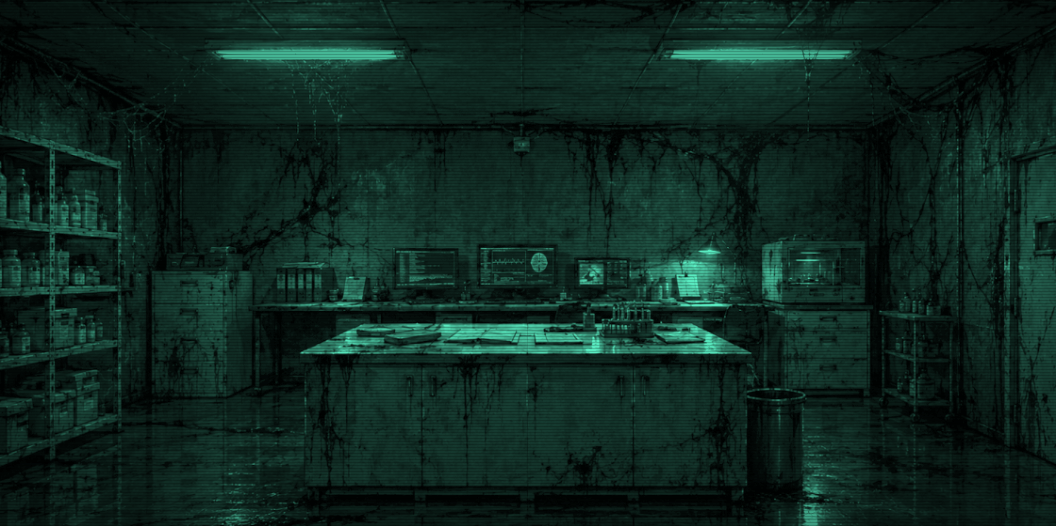
#> input picture cormant/assets/fondos/cam_1_macabro.png, 1056 x 526 px
$ python -i importar_macabros.py   (imports and definitions only)   (older library calls are emulated)
#> lines starting #> are read from the running program, lines starting #| are printed output that depends on the picture
#> further down, picture is the input picture: shape (526, 1056, 3); mean B, G, R 31.7, 38.9, 14.2
"""Importa los fondos «macabros» (los que se muestran mientras hay una anomalía) y los dos cuadros del laboratorio.

Uso:  python3 importar_macabros.py CARPETA_ORIGINALES [CARPETA_ASSETS]
CARPETA_ORIGINALES (PNG 1672x941; los cuadros, 1376x768):
  recepcion, recepcion_reverso, laboratorio, ventana_recepcion, oficina, pasillo_secreto, vigilancia (.png)
  cuadro, cuadro_macabro (.jpg o .png)
Genera:
  assets/fondos/<sala>_macabro.png (1280x720) y assets/fondos/cam_1_macabro.png (laboratorio macabro con el filtro verde de la CAM 1)
  assets/sprites/cuadro.png y cuadro_macabro.png (los dos cuadros, con la paleta del juego y un marco)
Retoques:
  1. Alinea cada fondo con el original de la sala (misma posición de puertas, mostradores y monitores): perfil vertical de
     desplazamientos con flujo óptico, para que al pasar a la versión macabra la sala no «salte» y las zonas clicables sigan valiendo.
  2. Gradúa el color al de la sala normal: ajusta el brillo medio y desplaza los tonos neutros hacia el gris frío del juego;
     la sangre y los colores saturados no se tocan.
  3. Vigilancia: repinta los tres monitores con los feeds del juego y los rótulos CAM 01 / CAM 02 / CAM 03 (la imagen traía CAM 01 / 03 / 04).
  4. Cuadros: pasa la pintura a la paleta fría y apagada del laboratorio y le pone marco.
Después, `python3 fondos_apagon.py` genera las versiones de apagón (<sala>_macabro_apagon.png).
Requiere Pillow, numpy, scipy y opencv-python."""
import sys, os
import numpy as np, cv2
from scipy.ndimage import gaussian_filter1d

sys.path.insert(0, os.path.dirname(os.path.abspath(__file__)))
import importar_fondos as imp

W, H = 1280, 720
SALAS = ["recepcion", "recepcion_reverso", "laboratorio", "ventana_recepcion", "oficina", "pasillo_secreto", "vigilancia"]
UMBRAL_ALINEAR = 10.0   # px: si el desplazamiento vertical máximo no llega a esto, no se alinea
# Pantallas de los tres monitores de Vigilancia en el fondo macabro (1280x720)
PANTALLAS_MACABRO = [(396, 326, 536, 417), (551, 326, 694, 417), (708, 328, 845, 414)]


# [6 lines left out: function leer, not called in this run]


# --- alineación ------------------------------------------------------------------------------------
def _prep(im):
    g = cv2.cvtColor(im, cv2.COLOR_BGR2GRAY)
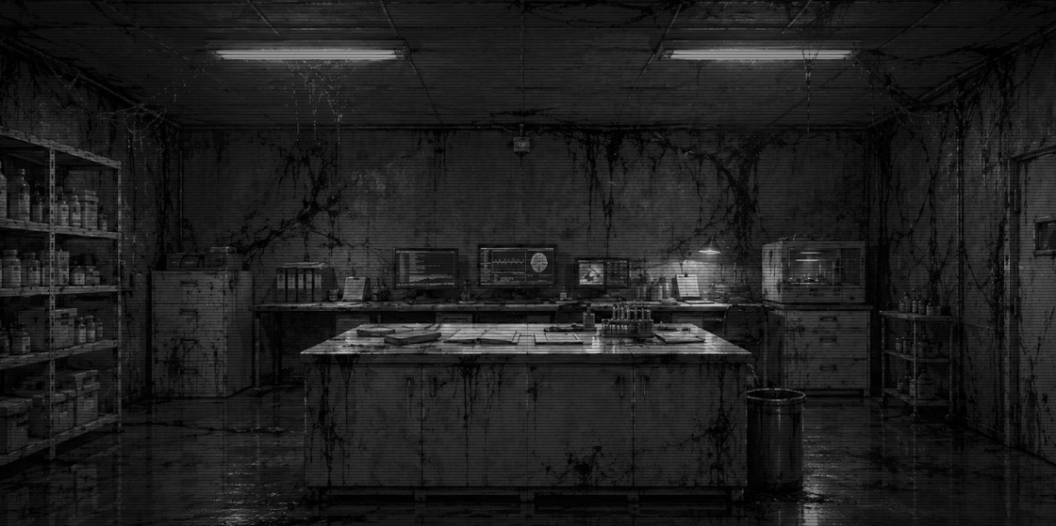
#> g: shape (526, 1056); min 0, max 186, mean 30.6
    return cv2.GaussianBlur(cv2.createCLAHE(3.0, (8, 8)).apply(g), (0, 0), 2.0)
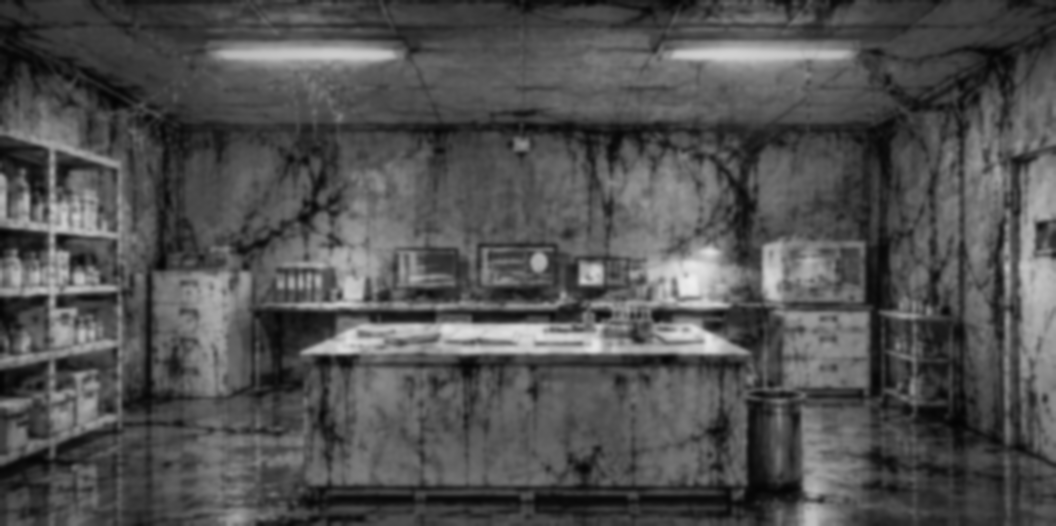
#> returned value: shape (526, 1056); min 4, max 238, mean 80.7


# [27 lines left out: functions perfil_dy, alinear, not called in this run]


# --- graduación de color ---------------------------------------------------------------------------
def _lab(im):
    lab = cv2.cvtColor(im, cv2.COLOR_BGR2LAB).astype(np.float32)
    return lab[..., 0] * 100 / 255, lab[..., 1] - 128, lab[..., 2] - 128


# [23 lines left out: functions estadisticas, graduar, not called in this run]


# --- Vigilancia: monitores -------------------------------------------------------------------------
def repintar_monitores(img, cam1, cam2):
    imp.PANTALLAS = PANTALLAS_MACABRO
    return imp.pantallas_vigilancia(img, cam1, cam2)


# --- cuadros ---------------------------------------------------------------------------------------
CUADRO_W, CUADRO_H, MARCO = 280, 152, 5   # 140x76 px en pantalla (zona «cuadro» del laboratorio), a 2x


# [86 lines left out: functions graduar_cuadro, con_marco, main, main_cuadros_zoom, not called in this run]


# [7 lines not run here, left out]

>>> import cv2
>>> picture = cv2.imread('../../assets/fondos/cam_1_macabro.png')
>>> result = _prep(picture)

$ run again, on cormant/assets/fondos/laboratorio_macabro.png
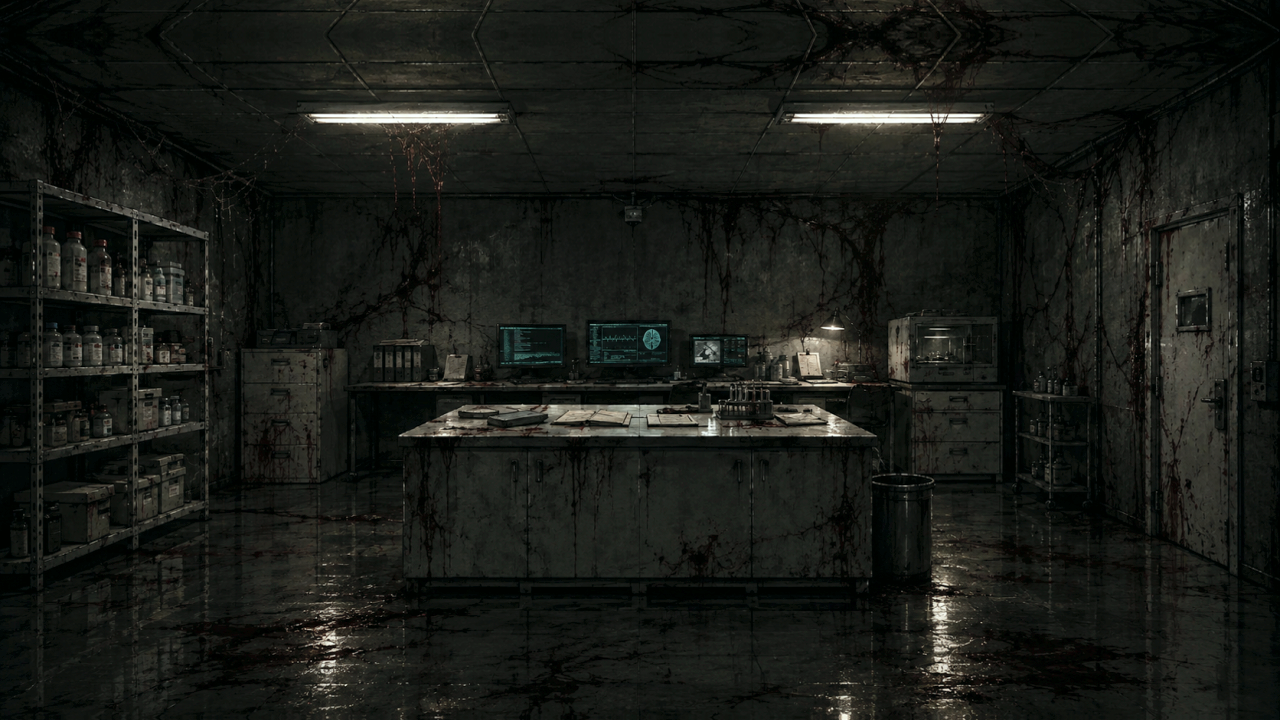
#> input picture cormant/assets/fondos/laboratorio_macabro.png, 1280 x 720 px
#> picture is the input picture: shape (720, 1280, 3); mean B, G, R 23, 27.5, 25.1
#> in _prep, `return cv2.GaussianBlur(cv2.createCLAHE(3.0, (8, 8)).apply(g), (0, 0),..`:
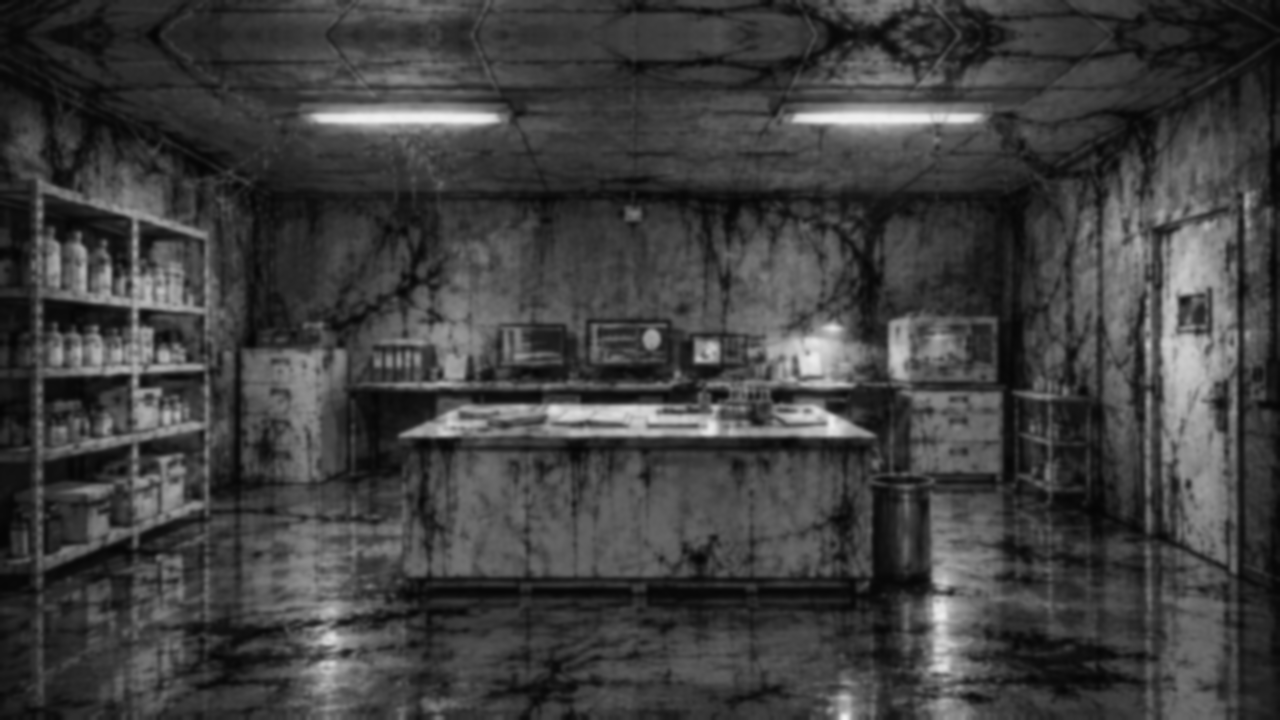
#> returned value: shape (720, 1280); min 5, max 241, mean 64

$ run again, on cormant/assets/fondos/oficina.png
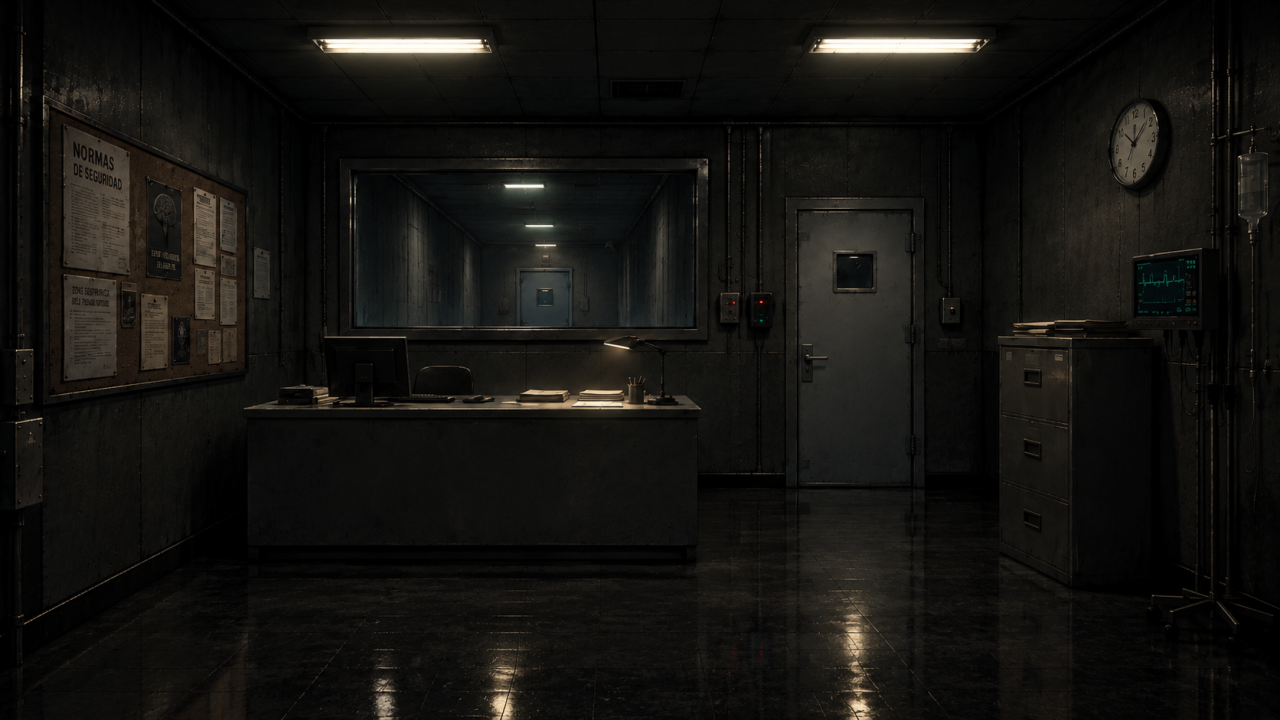
#> input picture cormant/assets/fondos/oficina.png, 1280 x 720 px
#> picture is the input picture: shape (720, 1280, 3); mean B, G, R 16.8, 19.5, 20.5
#> in _prep, `return cv2.GaussianBlur(cv2.createCLAHE(3.0, (8, 8)).apply(g), (0, 0),..`:
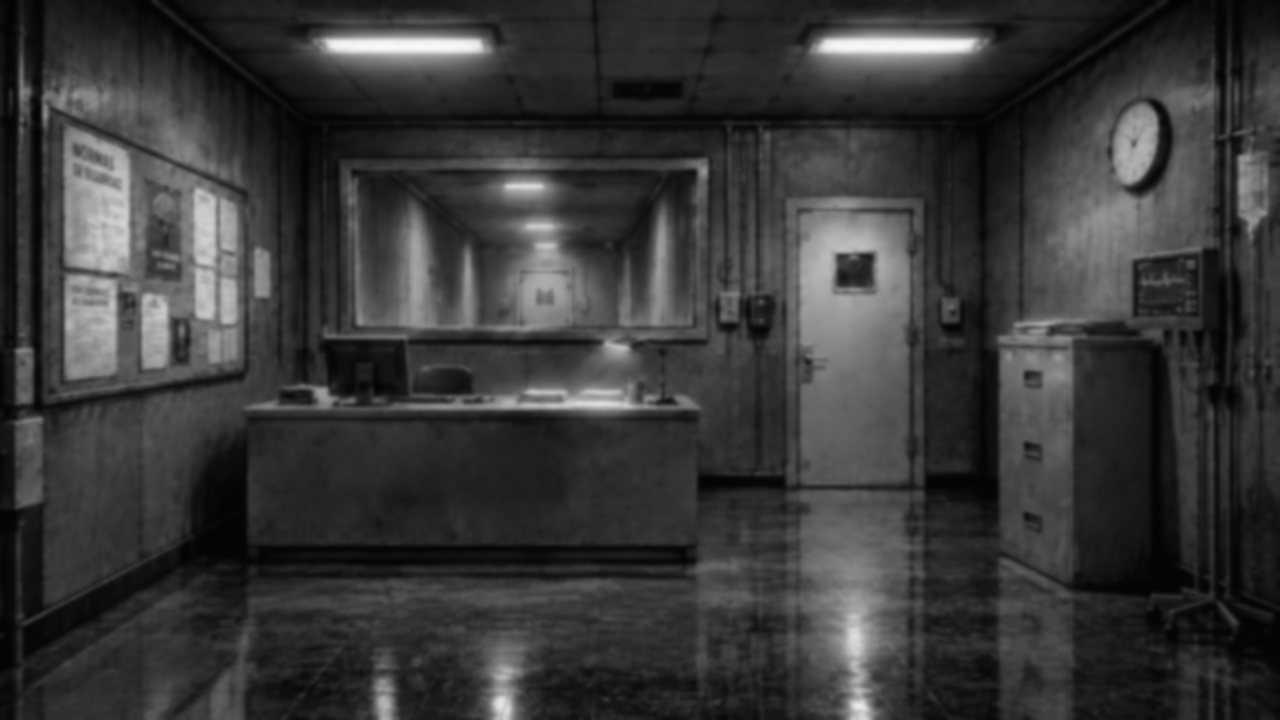
#> returned value: shape (720, 1280); min 3, max 249, mean 56.5
